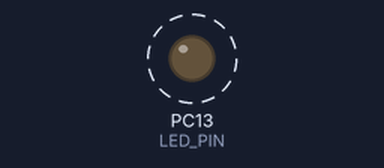
The sketch below on a simulated STM32 Blue Pill. Shown: output pins drawn as LEDs (lit = HIGH). Dashed ring = blinking.

Above: at 0.2 s.
Timing chart, 0 to 3.0 s (numbered marks = the images above):
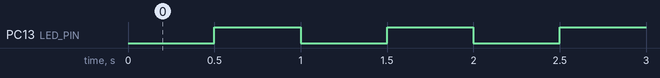

The sketch:

Blink.ino
```cpp
/**
 * Arduino Blink Example for STM32F103C8 (Blue Pill)
 *
 * This sketch blinks the onboard LED connected to PC13.
 * Uses the familiar Arduino API with digitalWrite().
 *
 * The Arduino framework for STM32 provides:
 * - pinMode(), digitalWrite(), digitalRead()
 * - analogRead(), analogWrite()
 * - Serial.begin(), Serial.print()
 * - delay(), millis()
 * - And much more!
 */

// Blue Pill LED is on PC13 (active LOW)
#define LED_PIN PC13

void setup() {
  // Initialize the LED pin as output
  pinMode(LED_PIN, OUTPUT);

  // Optional: Initialize Serial for debugging
  // Serial.begin(115200);
  // Serial.println("Arduino Blink Started!");
}

void loop() {
  // Turn LED ON (PC13 is active LOW, so LOW = ON)
  digitalWrite(LED_PIN, LOW);
  delay(500);  // Wait 500ms

  // Turn LED OFF
  digitalWrite(LED_PIN, HIGH);
  delay(500);  // Wait 500ms
}
```

Measured:
- by itself, PC13 (LED_PIN): alternates HIGH for 0.50 s and LOW for 0.50 s
